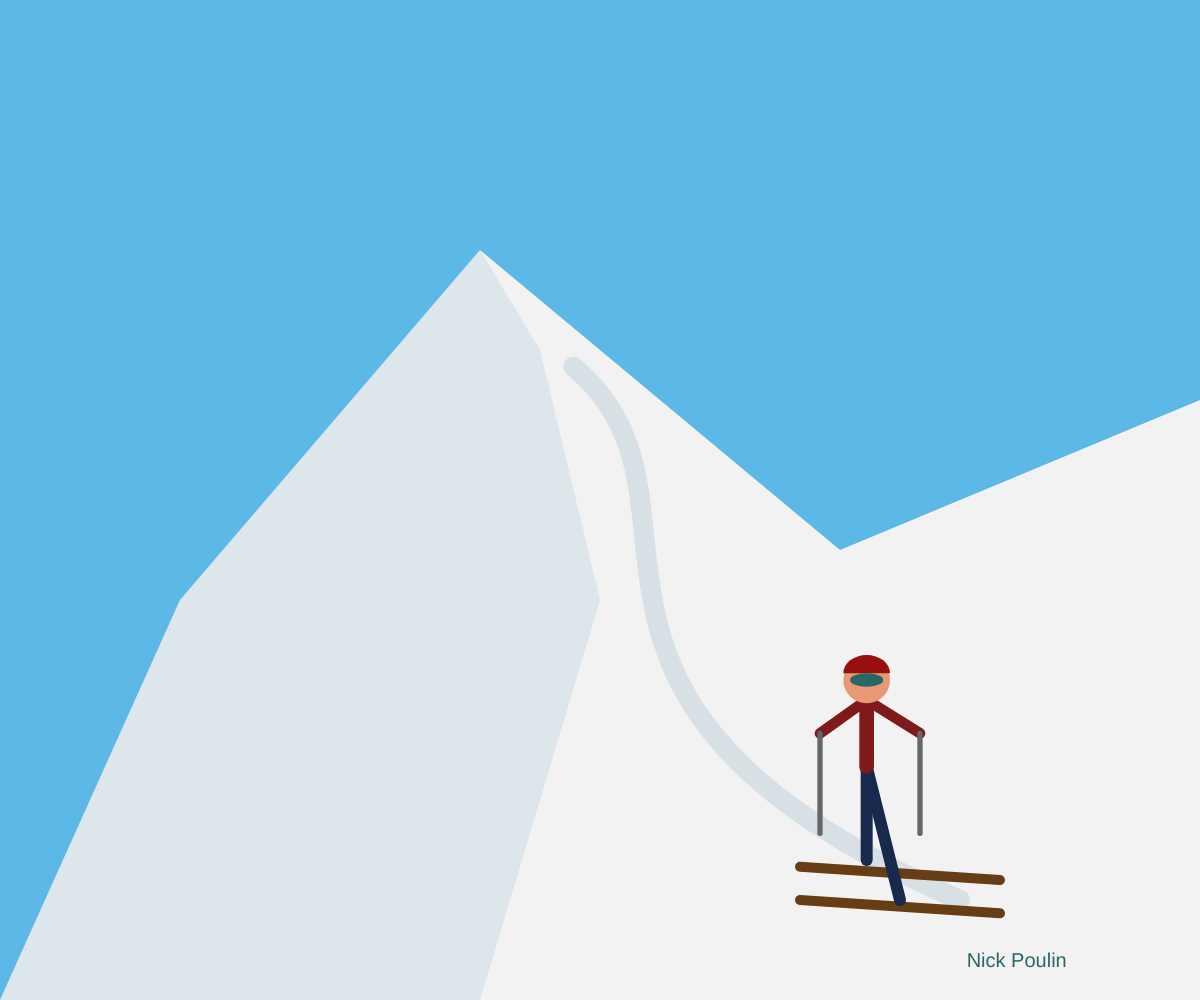
Frame 1 (no input)
Frame 60 (no input): identical to frame 1, image omitted
Frame 120 (the mouse pressed at the canvas centre since frame 60): identical to frame 1, image omitted

The p5.js sketch that drew this single still picture (run headless with seeded random() and noise() and a simulated clock; from frame 60 on, the mouse is pressed at the canvas centre):

// p5.js sketch
// ── sketch.js
//Nicholas Poulin - Lab Group 3 Assignment 3
function setup() {
  createCanvas(windowWidth, windowHeight);
  colorMode(HSB, 360, 100, 100, 1);
}

function draw() {
  background(200, 60, 90);
  
  let cx = width * 0.5;
  let cy = height * 0.5;
  let scaleUnit = height / 15;
  
  //Mountain
  noStroke();
  fill(0, 0, 95);
  beginShape();
    vertex(0, height);
    vertex(width * 0.15, height * 0.6);
    vertex(width * 0.4, height * 0.25);
    vertex(width * 0.7, height * 0.55
          );
    vertex(width, height * 0.4);
    vertex(width, height);
  endShape(CLOSE);
  
  //Mountain Shadow
  fill(200, 20, 85, 0.3);
  beginShape();
    vertex(width * 0.4, height * 0.25);
    vertex(width * 0.45, height * 0.35);
    vertex(width * 0.5, height * 0.6);
    vertex(width * 0.4, height);
    vertex(0, height);
    vertex(width * 0.15, height * 0.6);
  endShape(CLOSE);
  
  
  noFill();
  stroke(200, 15, 80, 0.4);
  strokeWeight(scaleUnit * 0.3);
  bezier(
  cx - scaleUnit * 0.4, cy - scaleUnit * 2,
  cx + scaleUnit * 2, cy,
  cx - scaleUnit * 1.5, cy + scaleUnit * 3,
  width * 0.8, height * 0.9);
  
  
  stroke(30, 80, 40);
  strokeWeight(scaleUnit * 0.15);
  strokeCap(ROUND);
  line(cx + scaleUnit * 3, cy + scaleUnit * 6, cx + scaleUnit * 6, cy + scaleUnit * 6.2);
  line(cx + scaleUnit * 3, cy + scaleUnit * 5.5, cx + scaleUnit * 6, cy + scaleUnit * 5.7);
  
// Legs
      stroke(220, 70, 30);
      strokeWeight(scaleUnit * 0.18);
      line(cx + scaleUnit * 4, cy + scaleUnit * 4, cx + scaleUnit * 4.5, cy + scaleUnit * 6);
      line(cx + scaleUnit * 4, cy + scaleUnit * 4, cx + scaleUnit * 4, cy + scaleUnit * 5.4);
      
  
      // Body
      stroke(0, 80, 50);
      strokeWeight(scaleUnit * 0.22);
      line(cx + scaleUnit * 4, cy + scaleUnit * 4, cx + scaleUnit * 4, cy + scaleUnit * 3);
      
      // Arms with poles
      stroke(0, 80, 50);
      strokeWeight(scaleUnit * 0.16);
      line(cx + scaleUnit * 4, cy + scaleUnit * 3, cx + scaleUnit * 3.3, cy + scaleUnit * 3.5);
      line(cx + scaleUnit * 4, cy + scaleUnit * 3, cx + scaleUnit * 4.8, cy + scaleUnit * 3.5);
      
      // Ski poles
      stroke(0, 0, 40);
      strokeWeight(scaleUnit * 0.08);
      line(cx + scaleUnit * 3.3, cy + scaleUnit * 3.5, cx + scaleUnit * 3.3, cy + scaleUnit * 5);
      line(cx + scaleUnit * 4.8, cy + scaleUnit * 3.5, cx + scaleUnit * 4.8, cy + scaleUnit * 5);
      
      // Head
      noStroke();
      fill(20, 50, 90);
      circle(cx + scaleUnit * 4, cy + scaleUnit * 2.7, scaleUnit * 0.7);
      
      // Helmet
      fill(0, 90, 60);
      arc(cx + scaleUnit * 4, cy + scaleUnit * 2.6, scaleUnit * 0.7, scaleUnit * 0.55,PI, 2 * PI);
      
      // Goggles
      fill(180, 60, 40);
      ellipse(cx + scaleUnit * 4, cy + scaleUnit * 2.7, scaleUnit * 0.5, scaleUnit * 0.2);
      
        
  textSize(20);
  text('Nick Poulin', cx + scaleUnit * 5.5, cy + scaleUnit * 7);
  
  
}
